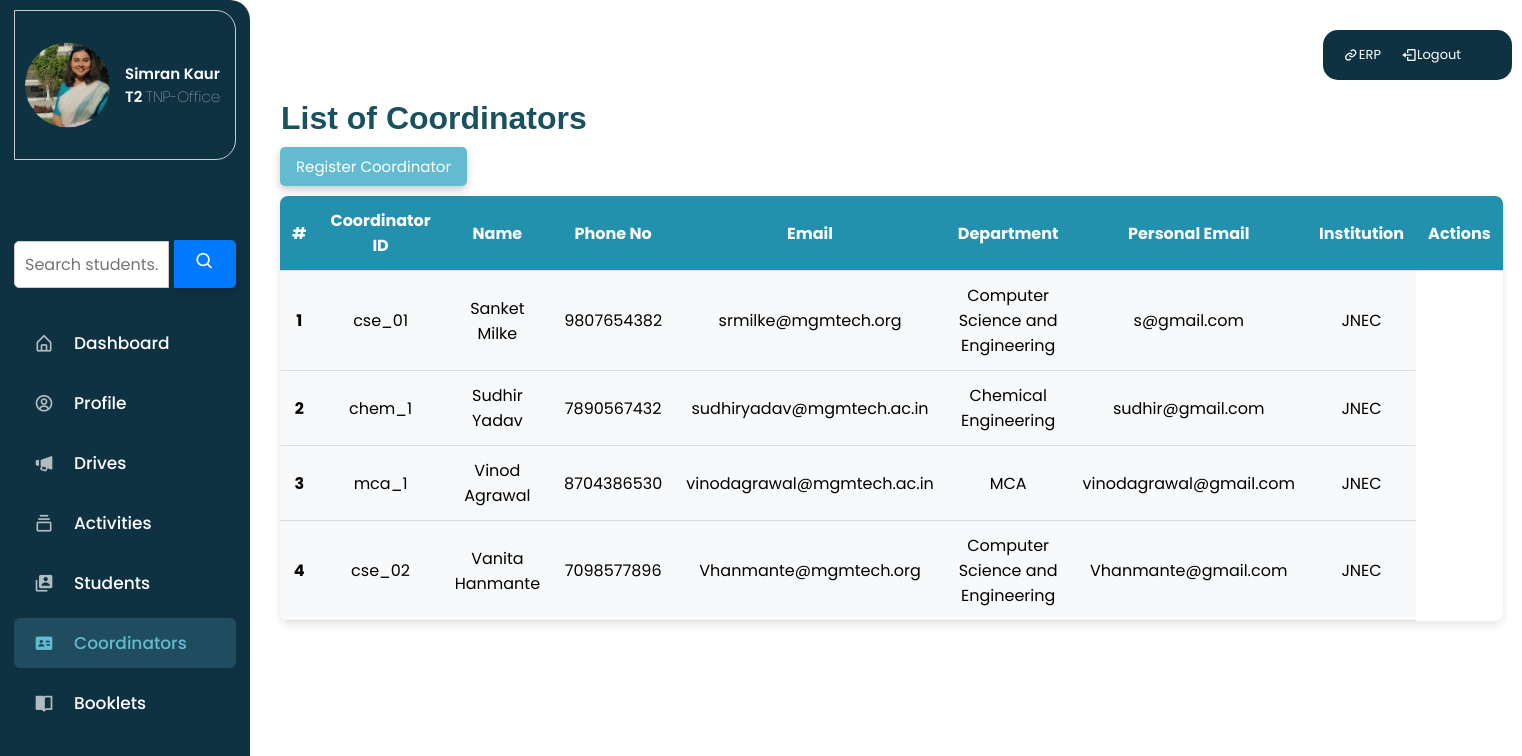
The app's page /all-coordinators/ (signed in) with its own data.
### users/models.py (models this page shows, shortened)
class TNPOffice(models.Model):
    user = models.OneToOneField(CustomUser,on_delete=models.CASCADE,null=True,blank=True)
    T_ID =  models.CharField(max_length = 25,unique=True)
    NAME = models.CharField(max_length=255)
    PHONE_NO = models.PositiveIntegerField()
    EMAIL = models.EmailField()
    PERSONAL_EMAIL = models.EmailField()
    PROFILE_PHOTO = models.ImageField(upload_to='images/profiles/tnp',null=True,blank=True)

class CustomUser(AbstractUser):
    USER_CHOICES = [
        ('Student', 'Student'),
        ('Coordinator', 'Coordinator'),
        ('TNP-Office', 'TNP-Office'),
    ]
    user_type = models.CharField(max_length=15, choices=USER_CHOICES,default ='Student')
    username = models.CharField(max_length=10,null=True,blank=True)
    USERNAME_FIELD = 'email'
    REQUIRED_FIELDS = []
    email = models.EmailField(unique=True)

class Coordinator(models.Model):
    GENDER_CHOICES = [
        ('M', 'Male'),
        ('F', 'Female'),
        ('O', 'Other'),
    ]
    user = models.OneToOneField(CustomUser,on_delete=models.CASCADE,null=True,blank=True)
    C_ID =  models.CharField(max_length = 25,unique=True)
    NAME = models.CharField(max_length=255)
    GENDER = models.CharField(max_length=10, choices=GENDER_CHOICES, null=True, blank=True)
    PHONE_NO = models.PositiveIntegerField()
    EMAIL = models.EmailField()
    department = models.ForeignKey(Department, on_delete=models.SET_NULL, null=True)
    PERSONAL_EMAIL = models.EmailField()
    INSTITUTE = models.CharField(max_length=255)
    PROFILE_PHOTO = models.ImageField(upload_to='images/profiles/Coordinator',null=True,blank=True)

### notices/models.py (models this page shows)
class Department(models.Model):
    name = models.CharField(max_length=100)
    id = models.AutoField(primary_key=True)
    def __str__(self):
        return self.name

### users/views.py (the view)
# urls.py: path('all-coordinators/', views.all_coordinators, name='all_coordinators'),
@login_required
@tnpoffice_required
def all_coordinators(request):
    coordinators = Coordinator.objects.all()
    return render(request, 'all_coordinators.html',{'coordinators': coordinators})

### notices/context_processors.py (called while the page is built)
def sidebar_profile(request):
    user_profile = None
    if request.user.is_authenticated:
        if request.user.user_type == 'Coordinator':
            user_profile = Coordinator.objects.get(user=request.user)
        elif request.user.user_type == 'Student':
            user_profile = Student.objects.get(user=request.user)
        elif request.user.user_type == 'TNP-Office':
            user_profile = TNPOffice.objects.get(user=request.user)
    return {'user_profile': user_profile}

### notices/views.py (called while the page is built)
def tnpoffice_required(view_func):
    @wraps(view_func)
    def wrapper(request, *args, **kwargs):
        if request.user.user_type != 'TNP-Office':
            return HttpResponseForbidden("You don't have permission to access this view.")
        return view_func(request, *args, **kwargs)
    return wrapper

### users/authentication.py (called while the page is built)
    def get_user(self, user_id):
        UserModel = get_user_model()
        try:
            return UserModel.objects.get(pk=user_id)
        except UserModel.DoesNotExist:
            return None

### users/templates/all_coordinators.html (shortened to what this page needs)
{% extends 'main.html' %}
{% block content %}
<div class="table-container">
    <h1>List of Coordinators</h1>
    <a href="{% url 'register-coordinator' %}"><button id="create_activity">Register Coordinator</button></a>
    <table>
        <thead>
            <tr>
                <th>#</th>
                <th>Coordinator ID</th>
                <th>Name</th>
                <th>Phone No</th>
                <th>Email</th>
                <th>Department</th>
                <th>Personal Email</th>
                <th>Institution</th>
                <th>Actions</th>
            </tr>
        </thead>
        <tbody>
            {% for coordinator in coordinators %}
            <tr>
                <td class="index-column">{{ forloop.counter }}</td>
                <td>{{ coordinator.C_ID }}</td>
                <td>{{ coordinator.NAME }}</td>
                <td>{{ coordinator.PHONE_NO }}</td>
                <td>{{ coordinator.EMAIL }}</td>
                <td>{{ coordinator.department }}</td>
                <td>{{ coordinator.PERSONAL_EMAIL }}</td>
                <td>{{ coordinator.INSTITUTE }}</td>
            </tr>
            {% endfor %}
        </tbody>
    </table>
</div>
{% endblock %}

### notices/templates/sidebar.html (shortened to what this page needs)
{% load static %}
<!DOCTYPE html>
<html lang="en">
<head>
    <link rel="stylesheet" type="text/css" href="{% static 'css/sidebar.css' %}" />
    <link href='https://unpkg.com/boxicons@2.1.1/css/boxicons.min.css' rel='stylesheet'>
</head>
<body>
    <div class="sidebar-container">
        <div class="horizontal-bar">
            <div class="erp-logout-links">
                <a href="https://erp.mgmu.ac.in/" class="erp-col">
                    <i class='bx bx-link icon erp-icon'></i>
                    <span class="text nav-text erp-text">ERP</span>
                </a>
                <a href="{% url 'logout' %}" class="logout-col">
                    <i class='bx bx-log-out icon logout-icon'></i>
                    <span class="text nav-text logout-text">Logout</span>
                </a>
            </div>
        </div>
    <nav class="sidebar">
        <header>
            <div class="profile-container">
                <div class="profile-picture">
                    {% if user_profile.Profile_photo %}
                    <img src="{{ user_profile.Profile_photo.url }}" alt="Profile Picture" class="profile-image" />
                    {% elif user_profile.PROFILE_PHOTO %}
                    <img src="{{ user_profile.PROFILE_PHOTO.url }}" alt="Profile Picture" class="profile-image" />
                    {% else %}
                    <img src="{% static 'images/user-default.png.' %}" alt="Placeholder Profile Picture" class="profile-image" />
                    {% endif %}
                </div>
                <div class="profile-info">
                    <span class="name">
                        {% if request.user.student %}
                        {{ request.user.student.FIRST_NAME }}
                        {{ request.user.student.PRN }}
                        {% elif request.user.coordinator %}
                        {{ request.user.coordinator.NAME }}
                        {{ request.user.coordinator.C_ID }}
                        {% elif request.user.tnpoffice %}
                        {{ request.user.tnpoffice.NAME }}
                        {{ request.user.tnpoffice.T_ID }}
                        {% endif %}
                    </span>
                    <span class="profession">{% if request.user.tnpoffice %}
                        {{ request.user.user_type}}
                        {% endif %}
                    </span>
                </div>
            </div>
        </header>
        <div class="menu-bar">
            <div class="menu">
            <ul class="menu-links">
                {% if request.user.is_authenticated and request.user.user_type != 'Student' %}
                <div class="search-container">
                    <form method="GET" action="{% url 'search_students' %}">
                        <input type="text" name="query" placeholder="Search students...">
                        <button type="submit"><i class='bx bx-search'></i></button>
                    </form>
                </div>
                {% endif %}
                {% if request.user.is_authenticated and request.user.user_type == 'TNP-Office' %}
                <ul class="menu-links">
                    <li class="nav-link {% if request.path|slice:":10" == '/dashboard' %}active{% endif %}">
                        <a href="{% url 'dashboard' %}">
                            <i class='bx bx-home-alt icon' ></i>
                            <span class="text nav-text">Dashboard</span>
                        </a>
                    </li>
                    {% endif %}
                    {% if request.user.is_authenticated and request.user.user_type != 'Student' %}
                    <li class="nav-link {% if request.path|slice:":8" == '/profile' %}active{% endif %}">
                        <a href="{% url 'profile' %}">
                            <i class='bx bx-user-circle icon' ></i>
                            <span class="text nav-text">Profile</span>
                        </a>
                    </li>
                    {% endif %}
                <li class="nav-link {% if request.path|slice:":11" == '/all-drives' %}active{% endif %}">
                    <a href="{% url 'all-drives' %}">
                            <i class='bx bxs-megaphone icon' ></i>
                            <span class="text nav-text">Drives</span>
                        </a>
                    </li>
                    <li class="nav-link {% if request.path|slice:":11" == '/activities' %}active{% endif %}">
                        <a href="{% url 'activities' %}">
                            <i class='bx bx-collection icon'></i>
                            <span class="text nav-text">Activities</span>
                        </a>
                    </li>
                    {% if request.user.is_authenticated and request.user.user_type != 'Student' %}
                    <li class="nav-link {% if request.path == '/all_students/' %}active{% endif %}">
                        <a href="{% url 'all_students' %}">
                            <i class='bx bxs-user-account icon' ></i>
                            <span class="text nav-text">Students</span>
                        </a>
                    </li>
                    {% endif %}
                    {% if request.user.is_authenticated and request.user.user_type == 'TNP-Office' %}
                    <li class="nav-link {% if request.path == '/all-coordinators/' %}active{% endif %}">
                        <a href="{% url 'all_coordinators' %}">
                            <i class='bx bxs-id-card icon' ></i>
                            <span class="text nav-text">Coordinators</span>
                        </a>
                    </li>
                    {% endif %}
                    <li class="nav-link {% if request.path == '/booklets/' %}active{% endif %}">
                        <a href="{% url 'all-booklets' %}">
                            <i class='bx bxs-book-open icon' ></i>
                            <span class="text nav-text">Booklets</span>
                        </a>
                    </li>
            </ul>
            </div>
    </nav>
    </div>
</body>
</html>

### static/css/trailcard.css (style rules this page uses)
.name { font-weight: bold; overflow: hidden; text-overflow: ellipsis; }
.text { white-space: nowrap; overflow: hidden; text-overflow: ellipsis; font-size: small; }

### staticfiles/css/my_applications.css (style rules this page uses)
h1 { margin-left: 6cm; color: #19515f; font-family: sans-serif; margin-bottom: 10px; }

### static/css/edit_profile.css (style rules this page uses)
body { font-family: 'Poppins', sans-serif; }

### static/css/single_drive.css (style rules this page uses)
header { font-family: 'Poppins', sans-serif; font-size: x-small; font-weight: lighter; position: relative; }

### staticfiles/css/sidebar.css (style rules this page uses)
.sidebar-container { display: flex; }
.search-container { margin: 20px 0; display: flex; justify-content: center; }
.search-container input[type="text"] { padding: 10px; border: 1px solid #ccc; border-radius: 5px 0 0 5px; font-size: 16px; width: 70%; }
.search-container button { padding: 10px 20px; background-color: #007bff; color: white; border: 1px solid #007bff; border-radius: 0 5px 5px 0; cursor: pointer; font-size: 16px; }
.search-container button i { font-size: 20px; }
.horizontal-bar { position: absolute; top: 30px; left: 35cm; right: 4cm; width: 5cm; height: 50px; display: flex; background-color: #0f3243; border-radius: 15px 15px 15px 15px; }
.erp-logout-links { display: flex; align-items: center; }
.erp-logout-links a { color: #fff; text-decoration: none; display: flex; align-items: center; margin-left: 20px; }
.profile-container { position: relative; display: flex; align-items: center; padding: 10px; border: 1px solid #ccc; height: 150px; border-radius: 0 20px 20px 0; background-color: #0f3243; }
.profile-picture { width: 85px; height: 85px; border-radius: 50%; position: absolute; top: 50%; transform: translateY(-50%); }
.profile-image { width: 100%; height: 100%; object-fit: cover; border-radius: 50px; }
.profile-info { margin-left: 100px; }
.profile-info .name { font-size: 15px; font-weight: 600; color: white; }
.profile-info .profession { font-size: 15px; color: #f4eded; }
* { margin: 0; padding: 0; box-sizing: border-box; font-family: 'Poppins', sans-serif; }
.sidebar { position: fixed; top: 0; left: 0; height: 100%; width: 250px; padding: 10px 14px; background: #0f3243; transition: var(--tran-05); z-index: 100; border-radius: 0 20px 20px 0; font-family: 'Poppins', sans-serif; }
.sidebar li { height: 50px; list-style: none; display: flex; align-items: center; margin-top: 10px; }
.sidebar header .image, .sidebar .icon { min-width: 60px; border-radius: 6px; }
.sidebar .icon { min-width: 60px; border-radius: 6px; height: 100%; display: flex; align-items: center; justify-content: center; font-size: 20px; color: rgba(234, 236, 239, 0.742); }
.sidebar .text { color: white; transition: var(--tran-03); }
.sidebar .text { font-size: 17px; font-weight: 500; white-space: nowrap; opacity: 1; }
.sidebar header { position: relative; }
.sidebar .menu { margin-top: 60px; }
.sidebar .menu-links .nav-link.active a { background-color: #63bbd132; }
.sidebar .menu-links .nav-link.active .icon, .sidebar .menu-links .nav-link.active .text { color: #63bbd1; ; }
.sidebar li a { list-style: none; height: 100%; background-color: transparent; display: flex; align-items: center; height: 100%; width: 100%; border-radius: 6px; text-decoration: none; transition: var(--tran-03); }
.sidebar .menu-bar { height: calc(100% - 55px); display: flex; flex-direction: column; justify-content: space-between; }

### users/templates/all_coordinators.html (style rules this page uses)
.table-container { width: 50%; margin-top: 100px; margin-left: 280px; font-family: 'Poppins', sans-serif; }
h1 { margin-left: 1px; }
table { width: 100%; border-collapse: collapse; margin-bottom: 20px; border-radius: 8px; overflow: hidden; box-shadow: 0 4px 8px rgba(0, 0, 0, 0.1); background-color: #fff; font-family: 'Poppins', sans-serif; }
th, td { padding: 12px; text-align: center; border-bottom: 1px solid #ddd; }
th { background-color: #2391ad; color: white; font-family: 'poppins', sans-serif; font-weight: bold; }
td { background-color: #f8f9fa; }
tr:nth-child(even) { background-color: #f2f2f2; }
.index-column { width: 60px; font-weight: bold; }
button { font-family: 'Poppins', sans-serif; padding: 8px 16px; margin-bottom: 10px; cursor: pointer; border: none; border-radius: 5px; background-color: #63bbd1; color: white; font-size: 15px; position: relative; overflow: hidden; transition: background-color 0.3s ease, color 0.3s ease, transform 0.3s ease; text-align: center; box-shadow: 0 4px 8px rgba(0, 0, 0, 0.2); }

### records on screen
TNPOffice: PROFILE_PHOTO (picture)
CustomUser: user.tnpoffice.NAME "Simran Kaur", user.tnpoffice.T_ID "T2", user.user_type "TNP-Office"
Coordinator: C_ID "cse_01", NAME "Sanket Milke", PHONE_NO "9807654382", EMAIL "srmilke@mgmtech.org", department "Computer Science and Engineering", PERSONAL_EMAIL "s@gmail.com", INSTITUTE "JNEC"
Coordinator: C_ID "chem_1", NAME "Sudhir Yadav", PHONE_NO "7890567432", EMAIL "sudhiryadav@mgmtech.ac.in", department "Chemical Engineering", PERSONAL_EMAIL "sudhir@gmail.com", INSTITUTE "JNEC"
Coordinator: C_ID "mca_1", NAME "Vinod Agrawal", PHONE_NO "8704386530", EMAIL "vinodagrawal@mgmtech.ac.in", department "MCA", PERSONAL_EMAIL "vinodagrawal@gmail.com", INSTITUTE "JNEC"
Coordinator: C_ID "cse_02", NAME "Vanita Hanmante", PHONE_NO "7098577896", EMAIL "Vhanmante@mgmtech.org", department "Computer Science and Engineering", PERSONAL_EMAIL "Vhanmante@gmail.com", INSTITUTE "JNEC"
